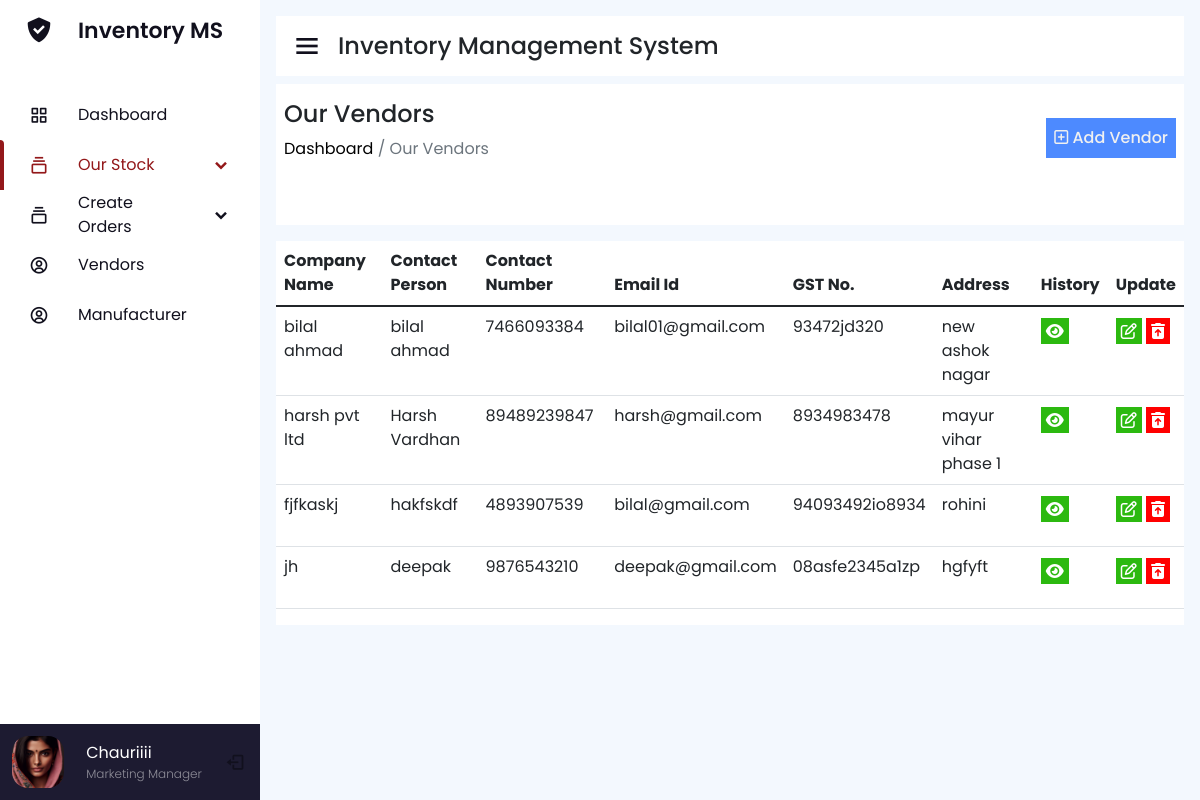
The page /our-vendors/ on the database as committed earlier.
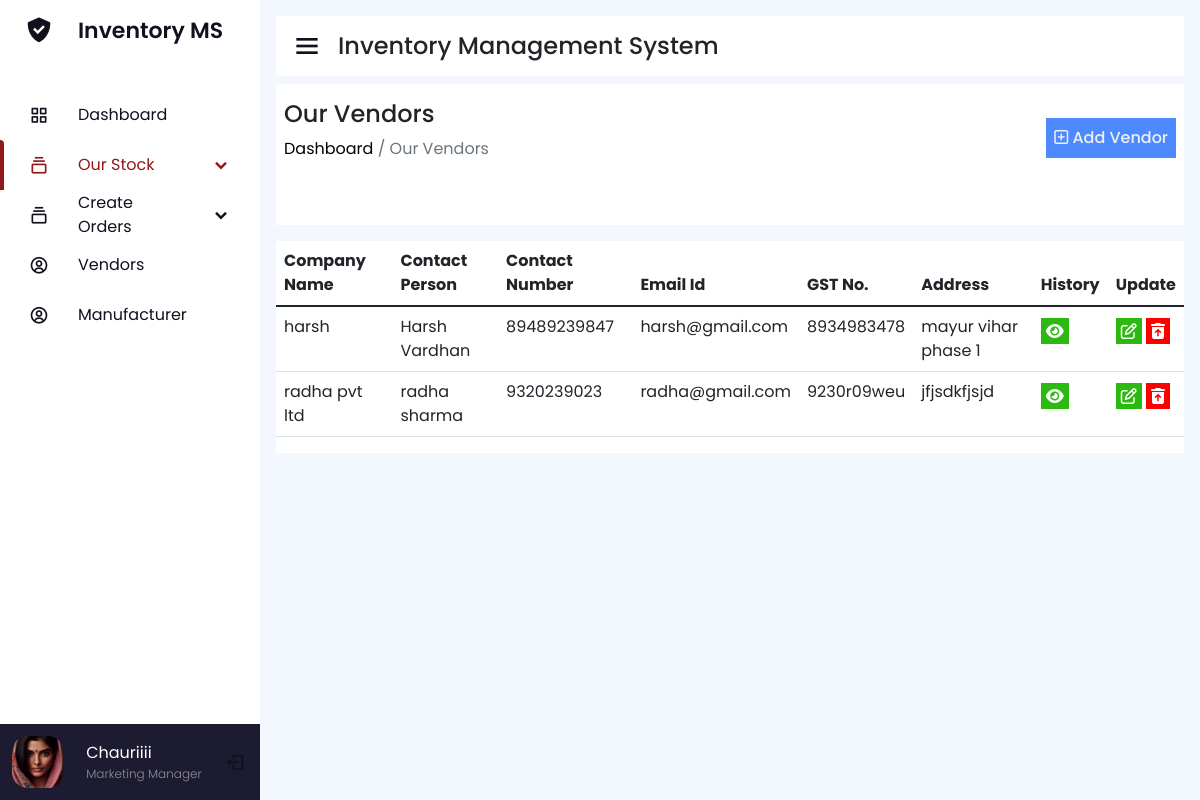
The same page on the database as committed later.
### home/models/add_vendor.py (models this page shows, shortened)
class AddVendor(models.Model):
    vendor_name=models.CharField(max_length=254,null=True,blank=True)
    vendor_phone=models.CharField(max_length=30,null=True,blank=True)
    contact_person=models.CharField(max_length=100,null=True,blank=True)
    vendor_email=models.EmailField(max_length=200,null=True,blank=True)
    vendor_gst=models.CharField(max_length=100,null=True,blank=True)
    vendor_address=models.CharField(max_length=300,null=True,blank=True)

### home/views/our_vendors.py (the view)
# urls.py: path('our-vendors/',our_vendors.ourVendors_view),
def ourVendors_view(request):
    all_vendors=add_vendor.AddVendor.objects.all()
    return render(request,"our-vendors.html",{"all_vendors":all_vendors})

### home/templates/our-vendors.html (shortened to what this page needs)
<!DOCTYPE html>
<html lang="en">
<head>
    {% include "header-links.html" %}
</head>
<body>
    {% include "header.html" %}
    <section class="nav-section p-3">
        {% include "section-head.html" %}
        <div class="breadcum">
            <div class="flex">
                <div>
                    <h2>Our Vendors</h2>
                    <p> <a href="/">  Dashboard</a> / Our Vendors</p>
                </div>
                <div class="add-btn p-2">
                    <a href="/add-vendor"><i class="fa-regular fa-square-plus"></i> Add Vendor</a>
                </div>
            </div>
        </div>
        <div class="overflow-auto editable-table" style="background: white;">
            <div class="row">
                <div class="col-md-12">
                    <table class="table large-table">
                        <thead>
                          <tr>
                              <th scope="col">Company Name</th>
                              <th scope="col">Contact Person</th>
                              <th scope="col">Contact Number</th>
                              <th scope="col">Email Id</th>
                              <th scope="col">GST No.</th>
                              <th scope="col">Address</th>
                              <th scope="col">History</th>
                            <th scope="col">Update</th>
                          </tr>
                        </thead>
                        <tbody>
                        {% for vendor in all_vendors %}
                          <tr>
                            <td>{{vendor.vendor_name}}</td>
                            <td>{{vendor.contact_person}}</td>
                            <td>{{vendor.vendor_phone}}</td>
                            <td>{{vendor.vendor_email}}</td>
                            <td>{{vendor.vendor_gst}}</td>
                            <td>{{vendor.vendor_address}}</td>
                            <td><a href="/vendor-history/{{vendor.vendor_name}}" class="edit-invoice-btn"><i class="fa-solid fa-eye"></i></a></td>
                            <td>
                                <a href="/update-vendor/{{vendor.id}}"><i class="fa-regular fa-pen-to-square"></i></a>
                                <a href="/delete-vendor/{{vendor.id}}"><i class="fa-solid fa-trash-can-arrow-up"></i></a>
                            </td>
                          </tr>
                          {% endfor %}
                        </tbody>
                    </table>
                </div>
            </div>
        </div>
    </section>
</body>
</html>

### home/templates/header-links.html (shortened to what this page needs)
<link rel="stylesheet" href="/static/assets/css/sidebar.css" />
<link rel="stylesheet" href="/static/assets/css/style.css" />
<link href="https://cdn.jsdelivr.net/npm/bootstrap@5.1.3/dist/css/bootstrap.min.css" rel="stylesheet"
>
<link rel="stylesheet" href="https://cdnjs.cloudflare.com/ajax/libs/font-awesome/6.5.1/css/all.min.css"
 />
<link href="https://unpkg.com/boxicons@2.0.7/css/boxicons.min.css" rel="stylesheet" />
<link href="https://cdn.jsdelivr.net/npm/select2@4.1.0-rc.0/dist/css/select2.min.css" rel="stylesheet" />

### home/templates/header.html (shortened to what this page needs)
<div class="sidebar open">
    <div class="logo-details">
        <i class='bx bxs-check-shield'></i>
        <span class="logo_name">Inventory MS</span>
    </div>
    <ul class="nav-links">
        <li>
            <a href="/">
                <i class='bx bx-grid-alt'></i>
                <span class="link_name">Dashboard</span>
            </a>
        </li>
        <li class="active">
            <div class="iocn-link">
                <a href="javascript:void(0)">
                    <i class='bx bx-collection'></i>
                    <span class="link_name">Our Stock</span>
                </a>
                <i class='bx bxs-chevron-down arrow'></i>
            </div>
        </li>
        <li>
            <div class="iocn-link">
                <a href="javascript:void(0)">
                    <i class='bx bx-collection'></i>
                    <span class="link_name">Create Orders</span>
                </a>
                <i class='bx bxs-chevron-down arrow'></i>
            </div>
        </li>
        <li>
            <a href="/our-vendors">
                <i class='bx bx-user-circle'></i>
                <span class="link_name">Vendors</span>
            </a>
        </li>
        <li>
            <a href="/our-manufacturer">
                <i class='bx bx-user-circle'></i>
                <span class="link_name">Manufacturer</span>
            </a>
        </li>
        <li>
            <div class="profile-details">
                <div class="profile-content">
                    <img src="/static/assets/images/people/p-1.jpeg" alt="profileImg">
                </div>
                <div class="name-job">
                    <div class="profile_name">Chauriiii</div>
                    <div class="job">Marketing Manager</div>
                </div>
                <i class='bx bx-log-out'></i>
            </div>
        </li>
    </ul>
</div>

### home/templates/section-head.html
<div class="nav-content mb-2">
    <i class='bx bx-menu'></i>
    <h1>Inventory Management System</h1>
</div>

### home/static/assets/css/sidebar.css (style rules this page uses)
* { margin: 0; padding: 0; box-sizing: border-box; font-family: 'Poppins', sans-serif; }
.sidebar { position: fixed; top: 0; left: 0; height: 100%; width: 260px; z-index: 100; transition: all 0.5s ease; background: #fff; }
.sidebar .logo-details { height: 60px; width: 100%; display: flex; align-items: center; }
.sidebar .logo-details i { font-size: 30px; color: #11101d; height: 50px; min-width: 78px; text-align: center; line-height: 50px; }
.sidebar .logo-details .logo_name { font-size: 22px; color: #11101d; font-weight: 600; transition: 0.3s ease; transition-delay: 0.1s; }
.sidebar .nav-links { height: 100%; padding: 30px 0 150px 0; overflow: auto; }
.sidebar .nav-links li { position: relative; list-style: none; transition: all 0.4s ease; }
.sidebar .nav-links>li.active:before, .sidebar .nav-links>li:before { position: absolute; left: 0; top: 0; content: ''; width: 4px; height: 100%; background: #93181a; opacity: 0; transition: all 0.25s ease-in-out; border-top-right-radius: 5px; border-top-right-radius: 5px; }
.sidebar .nav-links li.active:before, .sidebar .nav-links li:hover:before { opacity: 1; }
.sidebar .nav-links li .iocn-link { display: flex; align-items: center; justify-content: space-between; }
.sidebar .nav-links li i { height: 50px; min-width: 78px; text-align: center; line-height: 50px; color: #11101d; font-size: 20px; cursor: pointer; transition: all 0.3s ease; }
.sidebar .nav-links li.active i, .sidebar .nav-links li:hover i { color: #93181a; }
.sidebar .nav-links li a { display: flex; align-items: center; text-decoration: none; }
.sidebar .nav-links li a .link_name { font-size: 16px; font-weight: 400; color: #11101d; transition: all 0.4s ease; }
.sidebar .nav-links li.active a .link_name, .sidebar .nav-links li:hover a .link_name { color: #93181a; }
.sidebar .profile-details { position: fixed; bottom: 0; width: 260px; display: flex; align-items: center; justify-content: space-between; background: #1d1b31; padding: 12px 0; transition: all 0.5s ease; }
.sidebar .profile-details .profile-content { display: flex; align-items: center; }
.sidebar .profile-details img { height: 52px; width: 52px; object-fit: cover; border-radius: 16px; margin: 0 14px 0 12px; background: #1d1b31; transition: all 0.5s ease; }
.sidebar .profile-details .profile_name, .sidebar .profile-details .job { color: #fff; font-size: 16px; font-weight: 400; white-space: nowrap; }
.sidebar .profile-details .job { color: #fff; font-size: 14px; font-weight: 300; opacity: .5; white-space: nowrap; }
.sidebar .profile-details i.bx { min-width: 50px; }
.sidebar .profile-details .job { font-size: 12px; }
.nav-section { position: relative; background: #f3f8fe; min-height: 100vh; left: 260px; width: calc(100% - 260px); transition: all 0.5s ease; }
.nav-section .nav-content { height: 60px; display: flex; align-items: center; background: white; }
.nav-section .nav-content .bx-menu { margin: 0 15px; cursor: pointer; color: #11101d; font-size: 2rem; }
.nav-content h1 { font-size: 1.5rem; margin-bottom: 0; }

### home/static/assets/css/style.css (style rules this page uses)
* { margin: 0; padding: 0; box-sizing: border-box; font-family: "Poppins" , sans-serif; text-decoration: none; }
a { text-decoration: none !important; }
img { width: 100%; height: 100%; }
:root { --main-bg : #E4E9F7; --light-white: #f0f0f0; --light-white-p: #6c757d; --color-anchor: #0d6efd; --color-blue: #4d8aff; --color-dark-blue: #004269; --color-blue-light : #00AAA9; --color-orange : orange; --color-green : rgb(44, 185, 16); }
.flex { display: flex; align-items: center; justify-content: space-between; margin-bottom: 2rem; }
.add-btn { background: var(--color-blue); display: inline-block; }
.add-btn a { color: var(--light-white) !important; font-weight: 500; }
table { width: 100%; }
.breadcum { background: white; padding: 1rem 0.5rem; margin-bottom: 1rem; }
.breadcum h2 { font-size: 1.5rem; }
.breadcum p { color: var(--light-white-p); }
.breadcum a { color: black; }
td .fa-trash-can-arrow-up , td .fa-eye , td .fa-pen-to-square { margin-top: 0.2rem; background: red; color: white; padding: 5px; margin-bottom: 1rem; }
td .fa-eye { background: var(--color-green); }
td .fa-pen-to-square { background: var(--color-green); }
.large-table { min-width: 850px; }

Rows that differ between the two databases and show on the page:
removed AddVendor: vendor_name "bilal ahmad", contact_person "bilal ahmad", vendor_phone "7466093384", vendor_email "bilal01@gmail.com", vendor_gst "93472jd320", vendor_address "new ashok nagar"
removed AddVendor: vendor_name "fjfkaskj", contact_person "hakfskdf", vendor_phone "4893907539", vendor_email "bilal@gmail.com", vendor_gst "94093492io8934", vendor_address "rohini"
removed AddVendor: vendor_name "jh", contact_person "deepak", vendor_phone "9876543210", vendor_email "deepak@gmail.com", vendor_gst "08asfe2345a1zp", vendor_address "hgfyft"
changed AddVendor "Harsh Vardhan": vendor_name "harsh pvt ltd" → "harsh"
added AddVendor: vendor_name "radha pvt ltd", contact_person "radha sharma", vendor_phone "9320239023", vendor_email "radha@gmail.com", vendor_gst "9230r09weu", vendor_address "jfjsdkfjsjd"
